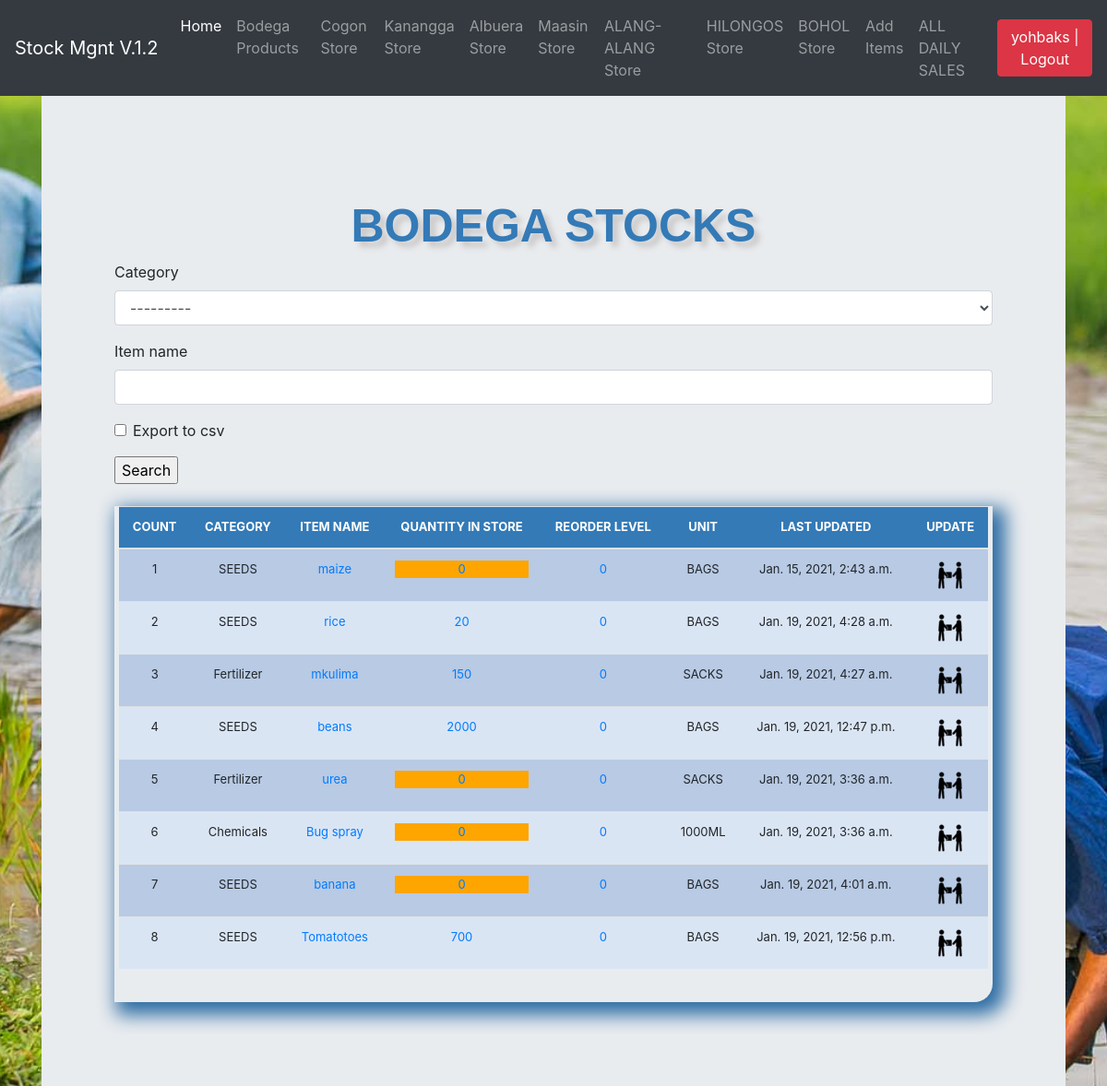
Page /list_items/ (signed in) on the earlier database version.
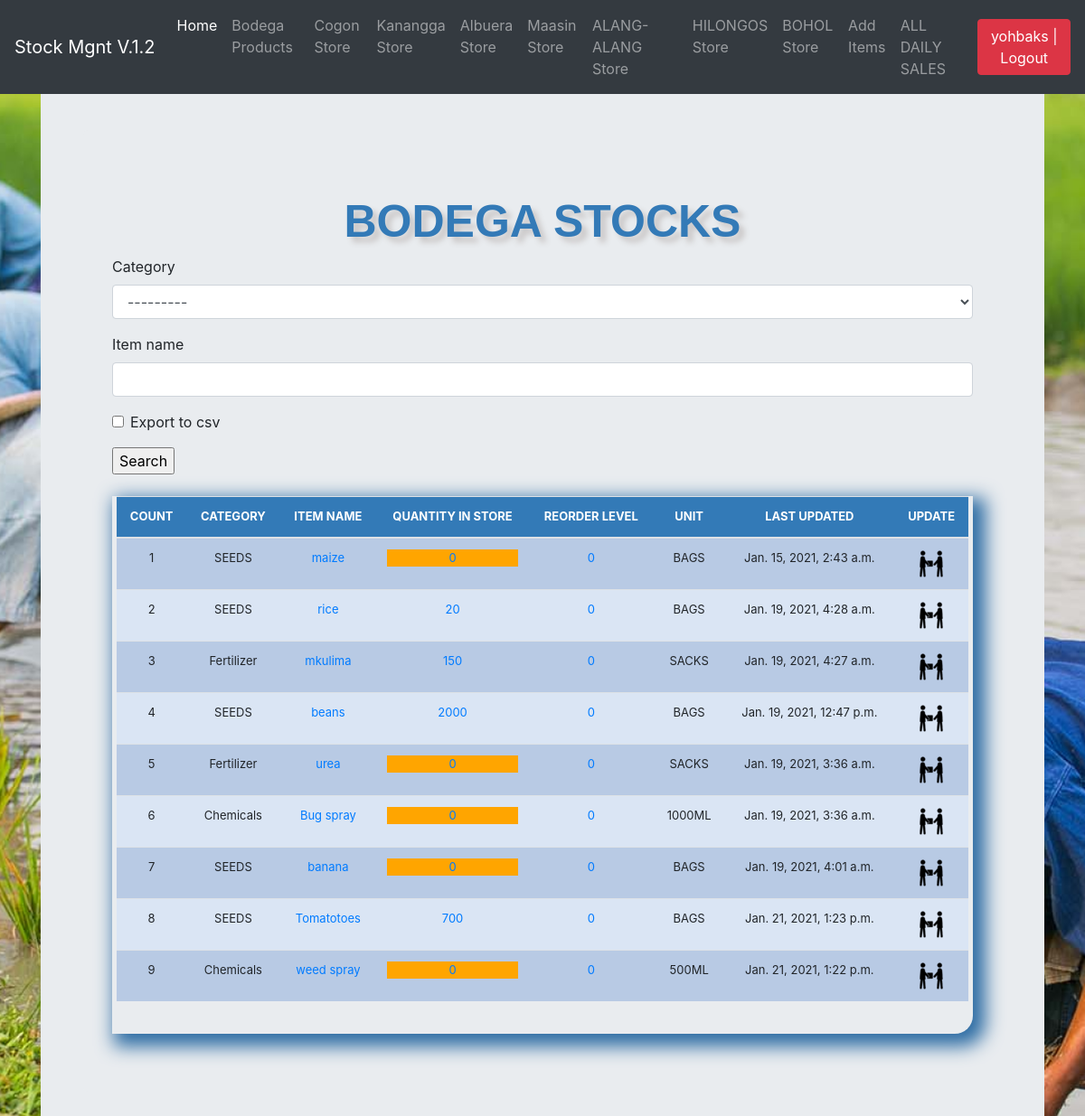
Same page on the later database version.
### stockmgmt/models.py (models this page shows, shortened)
class All_Store(models.Model):
    name = models.CharField(max_length=100, blank=True, null=True, verbose_name='Store name', choices=issue_to_category)
    slug = models.SlugField(unique=True, null=False, default='na')
    def get_absolute_url(self):
        return reverse('store', kwargs={'slug': self.slug})

class Stock(models.Model):
    category = models.ForeignKey(Category, on_delete=models.CASCADE, blank=True)
    sub_category = models.ForeignKey(SubCategory, on_delete=models.CASCADE, blank=True,null=True,verbose_name='UNIT')
    item_name = models.CharField(max_length=50, blank=True, null=True)
    quantity = models.IntegerField(default='0', blank=True, null=True)
    receive_quantity = models.IntegerField(default='0', blank=True, null=True)
    receive_by = models.CharField(max_length=50, blank=True, null=True)
    issue_quantity = models.IntegerField(default='0', blank=True, null=True)
    issue_by = models.CharField(max_length=50, blank=True, null=True, choices=issue_to_category)
    issue_by_model = models.ForeignKey(All_Store, on_delete=models.CASCADE, blank=True, null=True,
                                       related_name='issue_to_model')
    ordered_items=models.IntegerField(blank=True, null=True,default=0,verbose_name='Number of items')
    issue_to = models.CharField(max_length=50, blank=True, null=True, choices=issue_to_category)
    issue_to_model = models.ForeignKey(All_Store, on_delete=models.CASCADE, blank=True, null=True,
                                       related_name='issue_by_model')
    phone_number = models.CharField(max_length=50, blank=True, null=True)
    created_by = models.CharField(max_length=50, blank=True, null=True)
    reorder_level = models.IntegerField(default='0', blank=True, null=True)
    last_updated = models.DateTimeField(auto_now_add=False, auto_now=True)
    timestamp = models.DateTimeField(auto_now_add=True, auto_now=False)
    price = models.IntegerField(default='0', blank=True, null=True)

class Category(models.Model):
    name = models.CharField(max_length=50, blank=True, null=True)
    def __str__(self):
        return self.name

class SubCategory(models.Model):
    category=models.ForeignKey(Category,on_delete=models.CASCADE,related_name='stock_Categories')
    name=models.CharField(max_length=100,db_index=True)

### stockmgmt/views.py (the view, shortened to what this page needs)
# urls.py: path('list_items/', views.list_items, name='list_items'),
@login_required
def list_items(request):
    header = 'BODEGA STOCKS'
    form = StockSearchForm(request.POST or None)
    queryset = Stock.objects.all()
    all_store = All_Store.objects.all()
    page = request.GET.get('page', 1)
    paginator = Paginator(queryset, 10)
    try:
        page_queryset = paginator.page(page)
    except PageNotAnInteger:
        page_queryset = paginator.page(1)
    except EmptyPage:
        page_queryset = paginator.page(paginator.num_pages)
    context = {
        "header": header,
        "queryset": page_queryset,
        'stores':all_store,
        "form": form,
    }
    return render(request, "list_items.html", context)

### stockmgmt/forms.py
class StockSearchForm(forms.ModelForm):
    export_to_CSV = forms.BooleanField(required=False) # code ni siya sa pag export sa excel
    class Meta:
     model = Stock
     fields = ['category', 'item_name']

### stockmgmt/templates/list_items.html (shortened to what this page needs)
{% extends "base.html" %}
{% load crispy_forms_tags %}
{% load static %}
{% block body %}
<main role="main" class="container">
  <div class="jumbotron">
      <div class="header"> {{header}}</div>
    	<form method='POST' action=''>{% csrf_token %}
		{{form|crispy}}
        <input type="submit" value='Search'/>
    </form>
      <div class="display_table">
    <table class='table'>
        <thead>
          <tr>
            <th>COUNT</th>
            <th>CATEGORY</th>
            <th>ITEM NAME</th>
            <th>QUANTITY IN STORE</th>
            <th>REORDER LEVEL</th>
            <th>UNIT</th>
            <th>LAST UPDATED</th>
            <th>UPDATE</th>
          </tr>
        </thead>
      {% for instance in queryset %}
          <tr>
            <td>{{forloop.counter}}</td>
            <td>{{instance.category}}</td>
            <td><a href="{% url 'update_items' instance.id %}">{{instance.item_name}}</a></td>
            <td>
                  {% if instance.quantity <= instance.reorder_level %}
                  <div style="background-color: orange;">
                      <a href="{% url 'stock_detail' instance.id %}">{{instance.quantity}}</a></div>
                  {% else %}
                <a href="{% url 'stock_detail' instance.id %}">{{instance.quantity}}</a>
                  {% endif %}
            </td>
            <td><a href="{% url 'reorder_level' instance.id %}">{{instance.reorder_level}}</a></td>
            <td>{{instance.sub_category.name}}</td>
            <td>{{instance.last_updated}}</td>
            <td>
                <a href="{% url 'stock_detail' instance.id %}"><img src="{% static 'img/update.png' %}"></a>
            </td>
          </tr>
      {% endfor %}
    </table>
    </div>
  </div>
</main>
{% endblock %}

### stockmgmt/templates/navbar.html (shortened to what this page needs)
  <nav class="navbar navbar-expand-md navbar-dark fixed-top bg-dark">
  <a class="navbar-brand" href="/">Stock Mgnt V.1.2</a>
  <div class="collapse navbar-collapse" id="navbarCollapse">
    <ul class="navbar-nav mr-auto">
      <li class="nav-item active">
        <a class="nav-link" href="/">Home <span class="sr-only">(current)</span></a>
      </li>
        {% if request.user.is_authenticated %}
      <li class="nav-item">
        <a class="nav-link" href="/list_items">Bodega Products</a>
        </li>
        {% for shop in stores %}
            {% if shop.name != 'BODEGA' %}
            <li class="nav-item">
        <a class="nav-link" href="{{ shop.get_absolute_url }}">{{ shop.name }} Store</a>
      </li>
            {% endif %}
        {% endfor %}
            <li class="nav-item">
        <a class="nav-link" href="/add_items">Add Items</a>
      </li>
      <li class="nav-item">
        <a class="nav-link" href="{% url 'all_sales' %}" tabindex="-1" aria-disabled="true">ALL DAILY SALES</a>
      </li>
        {% endif %}
    </ul>
          <ul class="navbar-nav">
        {% if request.user.is_authenticated %}
        <li><a href="/accounts/logout"><button class="btn btn-danger">{{ user }} | Logout</button></a></li>
        {% else %}
        <li><a href="/accounts/login">Login</a></li>
        {% endif %}
    </ul>
  </div>
</nav>

Differences in the rows shown:
changed Stock "Tomatotoes": last_updated "Jan. 19, 2021, 12:56 p.m." → "Jan. 21, 2021, 1:23 p.m."
added Stock: category "Chemicals", item_name "weed spray", quantity "0", reorder_level "0", sub_category.name "500ML", last_updated "Jan. 21, 2021, 1:22 p.m."
